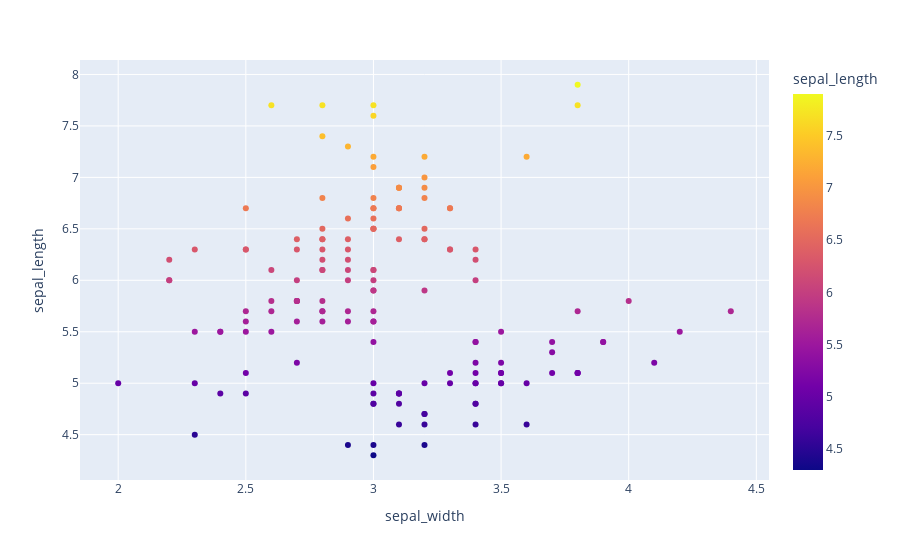

The cell this chart's notebook holds for it:
### Code cell
fig = px.scatter(
    data_frame=iris,
    x="sepal_width",
    y="sepal_length",
    color="sepal_length",    # 按照数字区分
)
fig.show()

### Figure 1 — Plotly figure (JSON) as saved in the notebook; plotly's stock layout.template omitted (floating-point values rounded to 4 significant figures; data arrays with more than 128 entries replaced by an {"elided": "..."} marker saying what was removed)
{"data": [{"hovertemplate": "sepal_width=%{x}<br>sepal_length=%{marker.color}<extra></extra>", "legendgroup": "", "marker": {"color": {"elided": "150 float values"}, "coloraxis": "coloraxis", "symbol": "circle"}, "mode": "markers", "name": "", "orientation": "v", "showlegend": false, "type": "scatter", "x": {"elided": "150 float values"}, "xaxis": "x", "y": {"elided": "150 float values"}, "yaxis": "y"}], "layout": {"coloraxis": {"colorbar": {"title": {"text": "sepal_length"}}, "colorscale": [[0, "#0d0887"], [0.1111, "#46039f"], [0.2222, "#7201a8"], [0.3333, "#9c179e"], [0.4444, "#bd3786"], [0.5556, "#d8576b"], [0.6667, "#ed7953"], [0.7778, "#fb9f3a"], [0.8889, "#fdca26"], [1, "#f0f921"]]}, "legend": {"tracegroupgap": 0}, "margin": {"t": 60}, "xaxis": {"anchor": "y", "domain": [0, 1], "title": {"text": "sepal_width"}}, "yaxis": {"anchor": "x", "domain": [0, 1], "title": {"text": "sepal_length"}}}}
